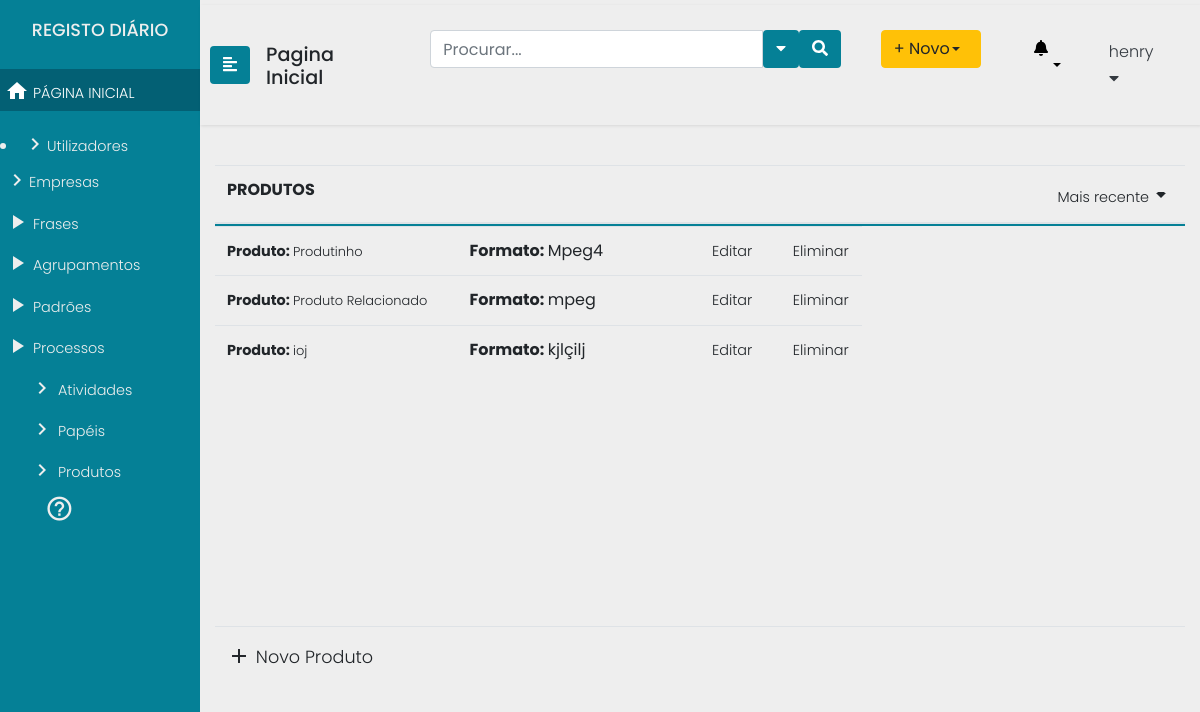
/produtos (signed in), run on an earlier commit of the app's database.
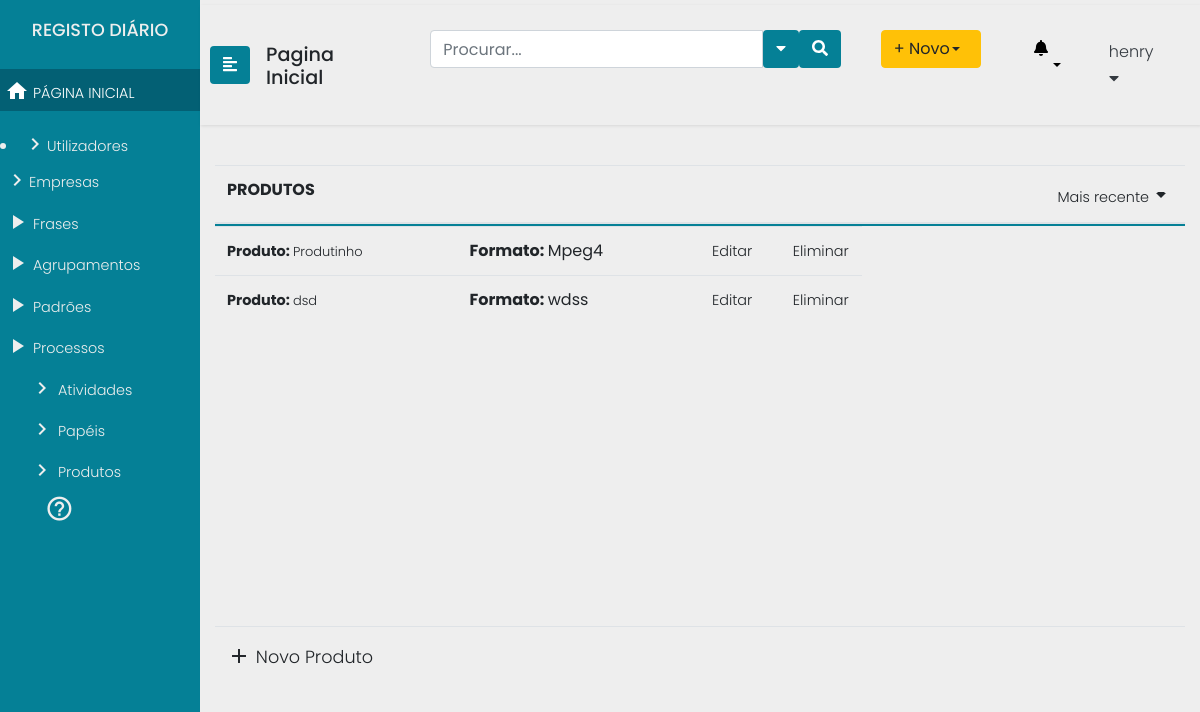
And on a later commit of the database.
### Users/models.py (models this page shows)
class User(AbstractUser):
    id = models.AutoField(db_column='ID',primary_key=True)
    username = models.CharField(db_column='UserName',
                                max_length=255,
                                unique=True,
                                blank=True,
                                null=True)
    useremail = models.CharField(db_column='UserEmail',
                                 max_length=255,
                                 blank=True,
                                 null=True)
    password = models.CharField(db_column='Password',
                                max_length=255,
                                blank=True, null=True)
    organization = models.ForeignKey(Organization, null=True,blank=True, on_delete=models.SET_NULL)
    class Meta:
        managed = True
        db_table = 'User'
        permissions = (
            ("test_GProc", "Teste de permissao geral Gestor de Processos"),
            ("test_Analist", "Teste de permissao geral Analista"),
            ("test_Func", "Teste de permissao geral Funcionário"),
            ("test_Admin", "Teste de permissao geral Administrador"),)

### processes/models.py (models this page shows, shortened)
class Product(models.Model):
    product_name = models.CharField(max_length=200)
    product_type = models.CharField(max_length=1)
    product_format = models.CharField(max_length=200)
    activity = models.ManyToManyField(Activity, blank=True)

### processes/views.py (the view)
# urls.py: path("produtos", views.produtos, name="produtos"),
@login_required(login_url='/login2')
def produtos(request):
	return render(request=request,
					template_name="processes/produtos.html",
					context={"users" : User.objects.all(),
					"groups" : Group.objects.all(),
					 "prods" : Product.objects.all() })

### templates/processes/produtos.html (shortened to what this page needs)
{% extends "processes/header2.html" %}
				{% block content %}
				{% if perms.Users.test_GProc or  perms.Users.test_Analist %}
				{% include "processes/includes/sidenav.html" %}
				<div class="container">
					<table class="table table-hover header-fixed">
						<thead>
							<tr class="d-flex">
								<th class="col-9">PRODUTOS</th>
								<th class="col-3 text-right">
									<a class="dropdown-toggle" id="sidebarCollapse" data-toggle="dropdown" href="#" role="button" aria-haspopup="true" aria-expanded="false"><span>Mais recente</span><i class="material-icons">arrow_drop_down</i></a>
								</th>
							</tr>
						</thead>
						<tbody>
								{% for prod in prods %}
								<tr class="d-flex">
										<td class="col-3"><span><b>Produto: </b><a href="#">{{prod.product_name}} </a></span></td>
										<td class="col-3"><b>Formato: </b>{{prod.product_format}}</span></td>
										<td class="col-1"><b><a href="/produtos/ProductUpdate/{{prod.id}} ">Editar</a></span></td>
										<td class="col-1"><b><a href="/produtos/ProductDelete/{{prod.id}} ">Eliminar</a></span></td>
									</tr>
									{% endfor %}
						</tbody>
						<tfoot>
							<tr class="d-flex">
								<td class="col-9"><b><a href="/produtos/ProductCreate" class="novo"><i class="material-icons">add</i> Novo Produto</a></b></td>
								<td class="col-3 text-right"></td>
							</tr>
						</tfoot>
					</table>
            </div>
		</div>
		{% endif %}
		{% endblock %}

### templates/processes/header2.html (shortened to what this page needs)
<!DOCTYPE html>
<head>
  {% load static %}
<link rel="stylesheet" href="https://stackpath.bootstrapcdn.com/bootstrap/4.1.0/css/bootstrap.min.css">
  <link href="{% static 'processes/css/menu.css' %}" rel="stylesheet">
</head>
<body>
    {% block content %}
    {% endblock %}
  </body>

### templates/processes/includes/sidenav.html (shortened to what this page needs)
	<div class="wrapper">
		<nav id="sidebar" class="navbar-info" style="background:#058096;">
			<div class="sidebar-header" style="background:#058096;">
				<h4>REGISTO DIÁRIO </h4>
			</div>
			<ul class="list-unstyled components">
				<li class="active">
					<a href="/"><i class="material-icons">home</i> PÁGINA INICIAL</a>
				</li>
			</ul>
			{% if perms.Users.test_Admin %}
			{% include "processes/includes/sidenavcont_admin.html" %}
			{% endif %}
			{% if perms.Users.test_Func %}
			{% include "processes/includes/sidenavcont_func.html" %}
			{% endif %}
			{% if perms.Users.test_GProc or  perms.Users.test_Analist %}
			{% include "processes/includes/sidenavcont_gpanalist.html" %}
			{% endif %}
<div class="CTAs">
                    <a href="#"><i class="material-icons">help_outline</i></a>
				</div>
			</nav>
			<div id="content">
				<nav class="navbar navbar-expand-lg navbar-light">
					<button type="button" id="sidebarCollapse" class="btn text-white" style="background:#058096;">
                        <i class="fas fa-align-left"></i>
					</button>
					<div class="navegation">
						<h3 style="margin-top:10px;">Pagina Inicial</h3>
					</div>
					<div class="collapse navbar-collapse" id="navbarTogglerDemo03">
						<ul class="navbar-nav ml-auto mt-2 mt-lg-0">
							<li class="sidebar-search nav-item active">
								<form class="form-inline input-group  custom-search-form">
									<input type="text"  class="form-control" placeholder="Procurar...">
									<button class="btn btn-default text-white" type="button"  data-toggle="dropdown" aria-haspopup="true" aria-expanded="false">
										<i class="fa fa-caret-down"></i>
									</button>
									<span class="input-group-btn">
										<button class="btn btn-default text-white">
											<i class="fa fa-search"></i>
										</button>
									</span>
								</form>
							</li>
							<li class="nav-item">
								<div class="btn-group">
									<button type="button" class="btn btn-warning dropdown-toggle text-left" style="width:100px;" data-toggle="dropdown" aria-haspopup="true" aria-expanded="false">+ Novo </button>
								</div>
							</li>
							<li class="dropdown for-notification">
								<button class="btn btn-default dropdown-toggle notification" type="button" id="notification" data-toggle="dropdown" aria-haspopup="true" aria-expanded="false">
									<i class="fa fa-bell"></i>
								</button>
							</li>
							<li class="nav-item dropdown">
								<a class="nav-link text-left text-dark" style="font-size:1em;" data-toggle="dropdown" href="#" role="button" aria-haspopup="true" aria-expanded="false">{{user.username}}<i class="fa fa-caret-down"></i></a>
							</li>
						</ul>
					</div>
				</nav>

### templates/processes/includes/sidenavcont_admin.html
	<li>
		<a href="/utilizadores"><i class="material-icons">keyboard_arrow_right</i>Utilizadores</a>
	</li>
	<ul class="list-unstyled components">
		<li>
			<a href="/empresas"><i class="material-icons">keyboard_arrow_right</i>Empresas</a>
		</li>

### templates/processes/includes/sidenavcont_func.html
<li>
	<a href="#"><i class="material-icons">play_arrow</i> Frases</a>
</li>

### templates/processes/includes/sidenavcont_gpanalist.html
			<li>
				<a href="#"><i class="material-icons">play_arrow</i> Agrupamentos</a>
			</li>
<li>
    <a href="#"><i class="material-icons">play_arrow</i> Padrões</a>
</li>
<li>
    <a href="/processos"><i class="material-icons">play_arrow</i> Processos</a>
</li>
<ul class="list-unstyled components">
    <li>
        <a href="/actividades"><i class="material-icons">keyboard_arrow_right</i> Atividades</a>
    </li>
    <li>
        <a href="/papeis"><i class="material-icons">keyboard_arrow_right</i> Papéis</a>
    </li>
    <li>
        <a href="/produtos"><i class="material-icons">keyboard_arrow_right</i> Produtos</a>
	</li>

### processes/static/processes/css/menu.css (style rules this page uses)
body { font-family: 'Poppins', sans-serif; background: #eee; }
h3 { font-family: 'Poppins', sans-serif; font-size: 1.2em; }
h4 { font-family: 'Poppins', sans-serif; font-size: 1.1em; }
p,a { font-family: 'Poppins', sans-serif; font-size: 0.9em; font-weight: 300; line-height: 1.7em; color: #999; }
a,a:hover,a:focus { color: inherit; text-decoration: none; transition: all 0.3s; }
.navbar { padding: 15px 10px; border: none; border-radius: 0; margin-bottom: 40px; box-shadow: 1px 1px 3px rgba(0, 0, 0, 0.1); }
.wrapper { display: flex; width: 100%; align-items: stretch; }
#sidebar { min-width: 200px; max-width: 200px; color: #eeeeee; transition: all 0.3s; }
#sidebar .sidebar-header { padding: 20px 0px 20px 0px; text-align: center; background: #000; }
#sidebar ul.components { padding: 0px 0px 0px 0px; }
a i { position: relative; top: 5px; font-size: 0.9em; }
#sidebar ul li a { padding: 5px; font-size: 0.9em; display: block; }
#sidebar ul li.active>a { color: #fff; background: #036074; }
.dropdown-toggle::after { display: block; position: absolute; top: 50%; right: 20px; transform: translateY(-50%); }
ul ul a { font-size: 0.9em !important; padding-left: 30px !important; background: #058096; }
.CTAs { padding:0px 0px 0px 0px; }
.CTAs a { bottom:10px; display: block; border-radius: 5px; margin-left: 15px; }
.CTAs a i { font-size:2em; }
.collapse ul li { padding:10px 20px 10px 20px; }
#content { width: 100vw; padding: 5px 0px 5px 0px; min-height: 100vh; transition: all 0.3s; }
thead > tr { border-bottom: 2px solid #058096; }
td span { font-size:0.9em; }
.novo { font-size:1.1em; }
form button { background:#058096; }
.header-fixed { width: 100%; }
.header-fixed > thead, .header-fixed > tbody, .header-fixed > thead > tr, .header-fixed > tbody > tr, .header-fixed > thead > tr > th, .header-fixed > tbody > tr > td { display: block; }
.header-fixed > tbody > tr:after, .header-fixed > thead > tr:after { content: ' '; display: block; visibility: hidden; clear: both; }
.header-fixed > tbody { overflow-y: auto; height: 50vh; }
.header-fixed > tbody > tr > td, .header-fixed > thead > tr > th { width: 20%; float: left; }
.notification { background:#EEEEEE; }
.navegation { padding: 0px 1em; }

What changed in the data, as far as the page shows it:
removed Product: product_name "Produto Relacionado", product_format "mpeg"
removed Product: product_name "ioj", product_format "kjlçilj"
added Product: product_name "dsd", product_format "wdss"
